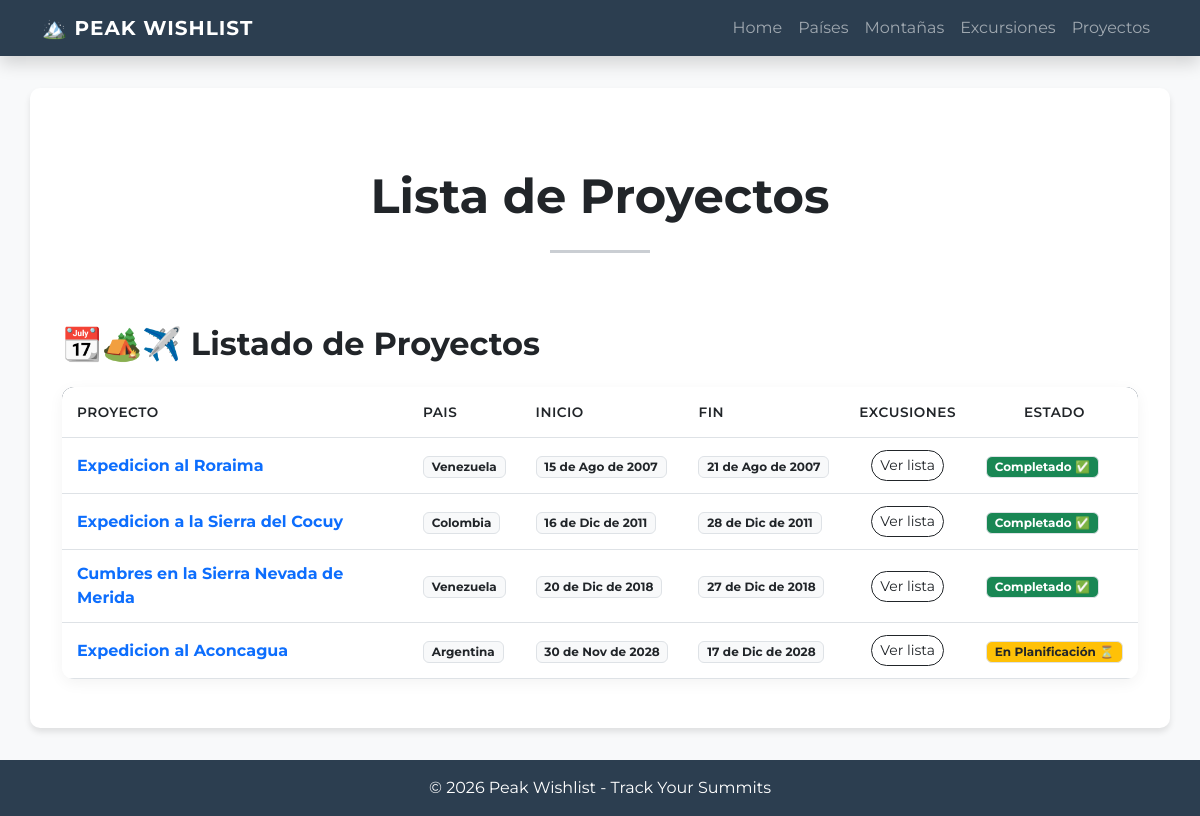
Before: /proyectos/ with the older database file.
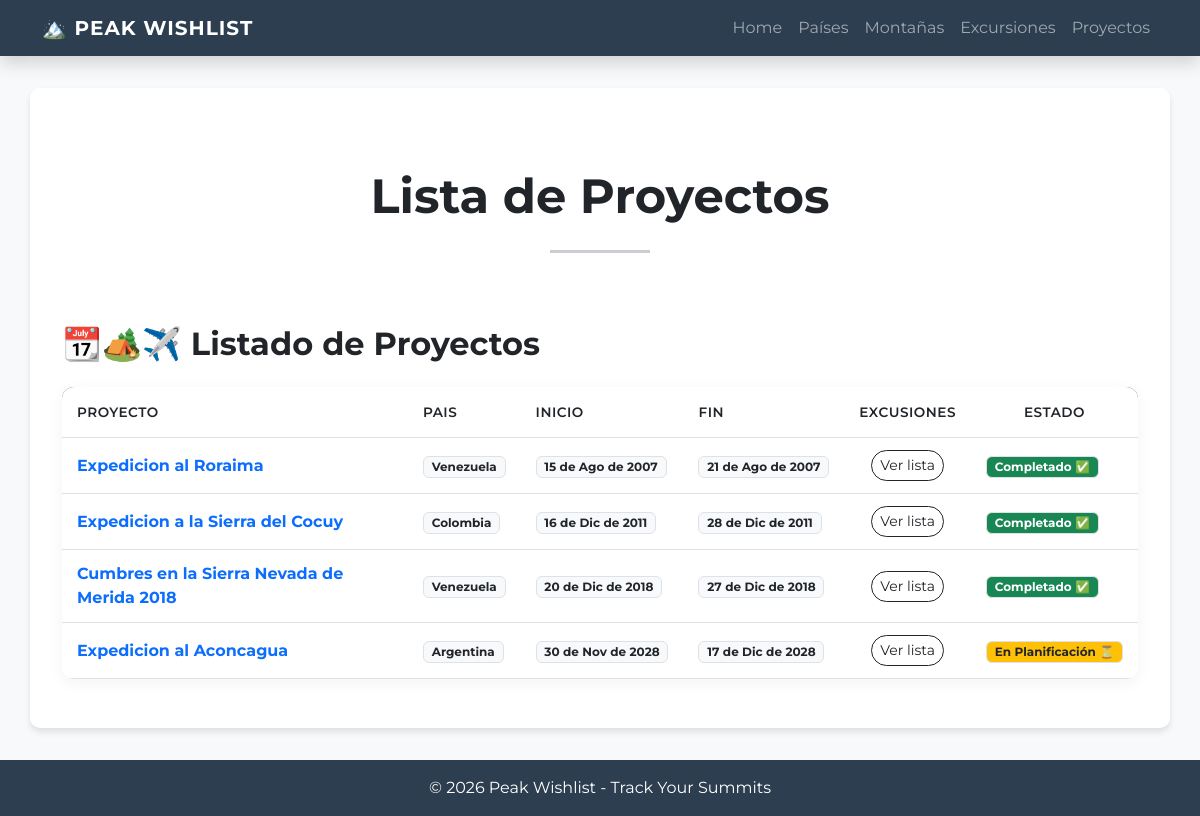
After: the same page with the newer database file.
### peak_wishlist/models.py (models this page shows, shortened)
class Proyecto(models.Model):
    class Estado(models.TextChoices):
        PLANIFICADO = 'Planificado'
        COMPLETADO = 'Cumbre/Completado'
    nombre = models.CharField(max_length=250, null=False, blank=False)
    pais_destino = models.ForeignKey(Pais, on_delete=models.PROTECT, null=False, blank=False)
    fecha_inicio = models.DateField(null=False, blank=False)
    fecha_fin = models.DateField(null=False, blank=False)
    presupuesto_general = MoneyField(max_digits=8, decimal_places=0, null=False, blank=False)
    companeros = models.TextField(max_length=250, null=False, blank=False)
    estado = models.CharField(choices=Estado.choices, max_length=20, null=False, blank=True)

class Pais(models.Model):
    class Continente(models.TextChoices):
        AMERICA = 'America'
        EUROPA = 'Europa'
        AFRICA = 'Africa'
        OCEANIA = 'Oceania'
        ASIA = 'Asia'
    nombre = models.CharField(max_length= 50)
    continente = models.CharField(max_length=20, choices=Continente.choices, null=False)
    def __str__(self) -> str:
        return  f"{self.nombre}"
    class Meta:
        verbose_name="Pais"
        verbose_name_plural="Paises"

### peak_wishlist/views.py (the view)
# urls.py: path('proyectos/', views.proyectos ,  name='proyectos'),
def  proyectos(request):
    query = models.Proyecto.objects.all().order_by('fecha_inicio')
    return render(request, "peak_wishlist/proyectos.html", {'proyectos': query})

### peak_wishlist/templates/peak_wishlist/proyectos.html (shortened to what this page needs)
{% extends 'peak_wishlist/base.html' %}
{% block contenido %}
<div class="text-center py-5">
<h3 class="display-5 fw-bold text-dark">Lista de Proyectos</h3>
<hr class="my-4 mx-auto" style="width: 100px; border-top: 3px solid #2c3e50;">
</div>
<h2 class="mb-4 text-dark fw-bold">📆🏕️✈️ Listado de Proyectos</h2>
<div class="table-container-custom table-responsive">
    <table class="table table-custom mb-0">
        <thead>
            <tr>
                <th>Proyecto</th>
                <th>Pais</th>
                <th>Inicio</th>
                <th>Fin</th>
                <th class="text-center">Excusiones</th>
                <th class="text-center">Estado</th>
            </tr>
        </thead>
        <tbody>
            {% for proyecto in proyectos %}
            <tr>
                <td class="fw-bold text-primary">{{ proyecto.nombre }}</td>
                <td>
                    <span class="badge bg-light text-dark border">
                        {{ proyecto.pais_destino }}
                    </span>
                </td>
                <td>
                    <span class="badge bg-light text-dark border">
                        {{ proyecto.fecha_inicio|date:"d \d\e M \d\e Y" }}
                    </span>
                </td>
                <td>
                    <span class="badge bg-light text-dark border">
                        {{ proyecto.fecha_fin|date:"d \d\e M \d\e Y" }}
                    </span>
                </td>
                <td class="text-center">
                    <a href="{% url 'peak_wishlist:excursiones_por_proyecto' proyecto.id %}" class="btn btn-sm btn-outline-dark rounded-pill">Ver lista</a>
                </td>
                <td>
                    <span class="badge {% if proyecto.estado == 'Cumbre/Completado' %}bg-success{% else %}bg-warning text-dark{% endif %} border">
                        {% if  proyecto.estado == "Cumbre/Completado" %}
                            Completado ✅
                        {% else %}
                            En Planificación ⏳
                        {% endif %}
                    </span>
                </td>
            </tr>
            {% empty %}
            <tr>
                <td colspan="5" class="text-center py-4 text-muted">
                    No hay Proyectos registrados todavía.
                </td>
            </tr>
            {% endfor %}
        </tbody>
    </table>
</div>
{% endblock contenido %}

Changed rows visible on the page:
changed Proyecto: nombre "Cumbres en la Sierra Nevada de Merida" → "Cumbres en la Sierra Nevada de Merida 2018"
